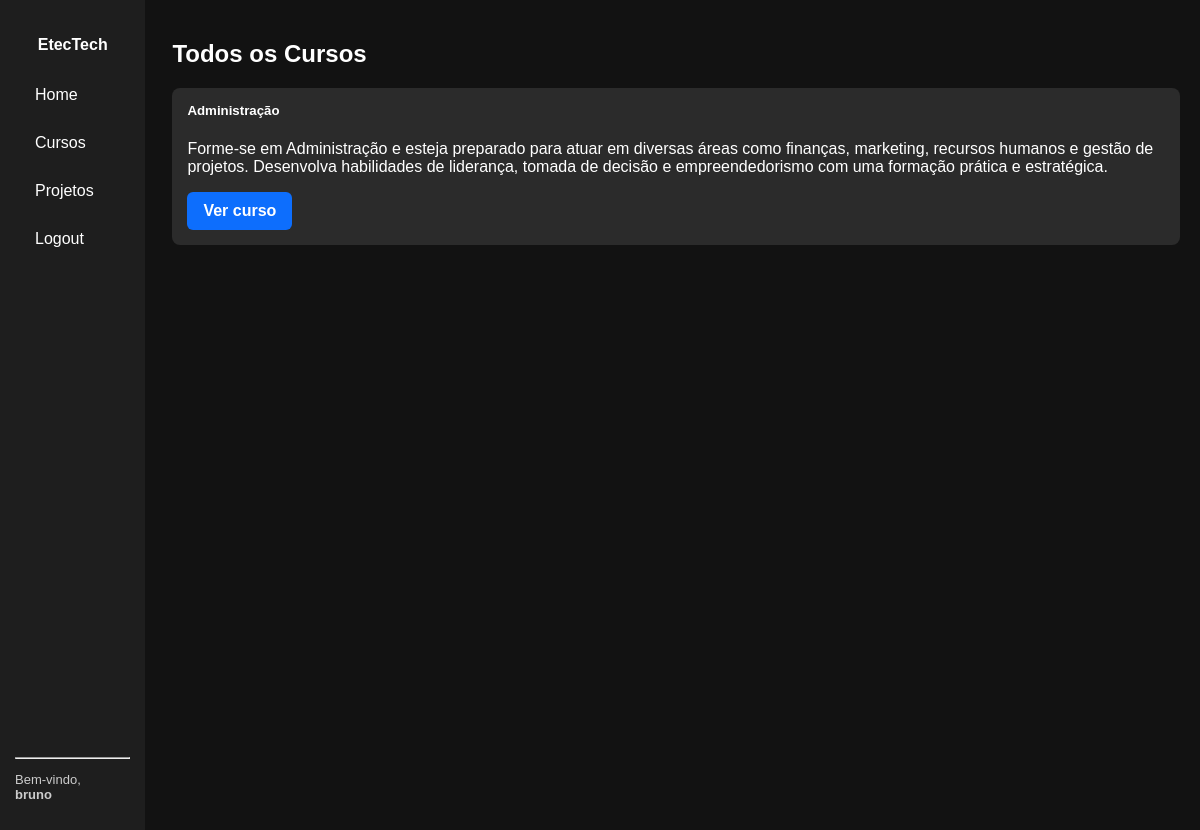
Page /cursos/ (signed in) on the committed database.
### cursos/models.py (models this page shows, shortened)
class Curso(models.Model):
    titulo = models.CharField(max_length=200)
    descricao = models.TextField()
    data_criacao = models.DateField(auto_now_add=True)
    categoria = models.ForeignKey(Categoria, on_delete=models.SET_NULL, null=True, related_name='cursos')
    instrutores = models.ManyToManyField(Instrutor, related_name='cursos')
    publico_alvo = models.TextField(blank=True)
    requisitos = models.TextField(blank=True)
    material_pdf = models.FileField(
        upload_to="materiais/",
        blank=True,
        null=True,
        help_text="PDF de material de apoio do curso"
    )
    video_id = models.CharField(
        max_length=11,
        blank=True, null=True,
        validators=[youtube_id_validator],
        help_text="Cole apenas o ID."
    )

### cursos/views.py (the view)
# urls.py: path('cursos/', TodosCursosView .as_view(), name='todos_cursos'),
class TodosCursosView(ListView):
    model = Curso
    template_name = 'index.html'
    context_object_name = 'cursos'
    def get_queryset(self):
        qs = Curso.objects.all().order_by('titulo')
        titulo = self.request.GET.get('titulo')
        if titulo:
            qs = qs.filter(titulo__icontains=titulo)
        return qs
    def get_context_data(self, **kwargs):
        curso = super().get_context_data(**kwargs)
        curso['titulo_pagina'] = 'Todos os Cursos'
        return curso

### cursos/templates/index.html (shortened to what this page needs)
{% extends 'base.html' %}
{% block content %}
<h2>{{ titulo_pagina }}</h2>
<div class="card-container">
    {% for curso in cursos %}
    <div class="card">
        <h5>{{ curso.titulo }}</h5>
        <p>{{ curso.descricao }}</p>
        <a href="{% url 'curso_detail' curso.pk %}" class="btn btn-azul">Ver curso</a>
    </div>
    {% endfor %}
</div>
{% endblock %}

### config/templates/base.html (shortened to what this page needs)
<!DOCTYPE html>
<html lang="pt-br">
<head>
    {% load static %}
    <link rel="stylesheet" href="{% static 'css/style.css' %}">
</head>
<body>
  <div class="container">
    <div class="sidebar">
      <div class="menu-items">
        <h4>EtecTech</h4>
        <a href="{% url 'index' %}">Home</a>
        {% if user.is_authenticated %}
          <a href="{% url 'todos_cursos' %}">Cursos</a>
          <a href="{% url 'projetos' %}">Projetos</a>
          <a href="{% url 'logout' %}">Logout</a>
        {% else %}
          <a href="{% url 'login' %}">Login</a>
        {% endif %}
      </div>
      {% if user.is_authenticated %}
        <div class="user-info">
          <hr>
          <p>Bem-vindo,<br><strong>{{ user.username }}</strong></p>
        </div>
      {% endif %}
    </div>
    <div class="content" style="margin-left: 7px;">
      {% block content %}{% endblock %}
    </div>
  </div>
</body>
</html>

### cursos/static/css/style.css (style rules this page uses)
body { margin: 0; padding: 0; font-family: Arial, sans-serif; background-color: #121212; color: #fff; }
.container { display: flex; }
.sidebar { width: 220px; height: 100vh; background-color: #1e1e1e; padding: 15px; display: flex; flex-direction: column; justify-content: space-between; }
.content { flex-grow: 1; padding: 20px; color: white; }
.menu-items a { display: block; margin-bottom: 10px; color: white; text-decoration: none; }
.user-info { color: #ccc; font-size: 13px; }
.sidebar h4 { text-align: center; color: #fff; }
.sidebar a { display: block; color: #fff; padding: 10px 20px; text-decoration: none; }
.content { margin-left: 220px; padding: 20px; }
.card { background-color: #2b2b2b; border-radius: 8px; padding: 15px; margin-bottom: 20px; }
.card h5 { margin-top: 0; }
.btn { display:inline-block; padding:10px 16px; border:0; border-radius:6px; text-decoration:none; font-weight:600; cursor:pointer; color:#fff; font-size: 16px; }
.btn-azul { background:#0d6efd; }

### rows in the picture
Curso: titulo "Administração", descricao "Forme-se em Administração e esteja preparado para atuar em diversas áreas como finanças, marketing, recursos humanos e gestão de projetos. Desenvolva habilidades de liderança, tomada de decisão e empreendedorismo com uma formação prática e estratégica."

### other values in the picture
{{ user.username }} "bruno"
{{ titulo_pagina }} "Todos os Cursos"
